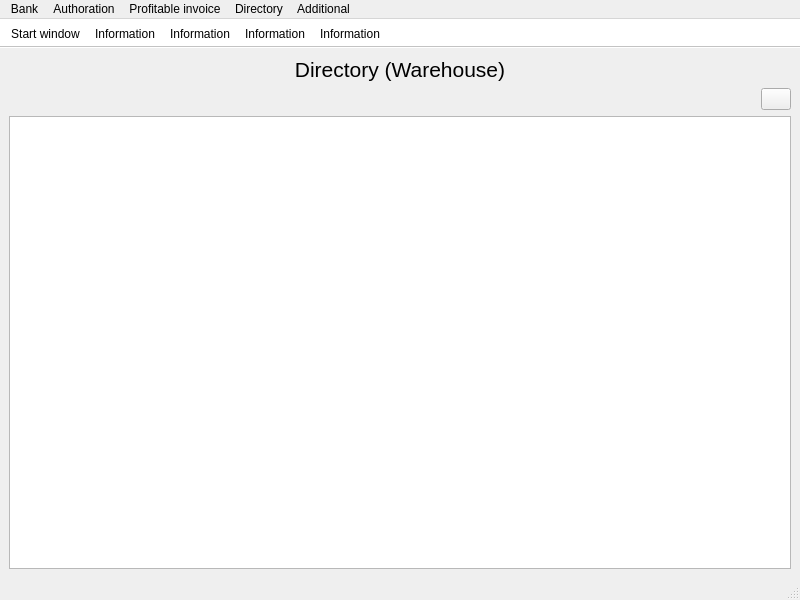
<?xml version="1.0" encoding="UTF-8"?>
<ui version="4.0">
 <class>Warehouse</class>
 <widget class="QMainWindow" name="Warehouse">
  <property name="geometry">
   <rect>
    <x>0</x>
    <y>0</y>
    <width>800</width>
    <height>600</height>
   </rect>
  </property>
  <property name="windowTitle">
   <string>Accounting system</string>
  </property>
  <widget class="QWidget" name="centralwidget">
   <layout class="QVBoxLayout" name="verticalLayout">
    <item>
     <widget class="QLabel" name="label">
      <property name="font">
       <font>
        <pointsize>16</pointsize>
       </font>
      </property>
      <property name="text">
       <string>Directory (Warehouse)</string>
      </property>
      <property name="alignment">
       <set>Qt::AlignCenter</set>
      </property>
     </widget>
    </item>
    <item>
     <layout class="QHBoxLayout" name="horizontalLayout_5">
      <item>
       <spacer name="horizontalSpacer_5">
        <property name="orientation">
         <enum>Qt::Horizontal</enum>
        </property>
        <property name="sizeHint" stdset="0">
         <size>
          <width>40</width>
          <height>20</height>
         </size>
        </property>
       </spacer>
      </item>
      <item>
       <widget class="QPushButton" name="pushButton_13">
        <property name="maximumSize">
         <size>
          <width>30</width>
          <height>30</height>
         </size>
        </property>
        <property name="text">
         <string/>
        </property>
        <property name="icon">
         <iconset resource="resource.qrc">
          <normaloff>:/image/res/menu/free-icon-font-refresh-3917293.png</normaloff>:/image/res/menu/free-icon-font-refresh-3917293.png</iconset>
        </property>
        <property name="iconSize">
         <size>
          <width>20</width>
          <height>20</height>
         </size>
        </property>
       </widget>
      </item>
     </layout>
    </item>
    <item>
     <widget class="QTableView" name="tableView"/>
    </item>
   </layout>
  </widget>
  <widget class="QMenuBar" name="menubar">
   <property name="geometry">
    <rect>
     <x>0</x>
     <y>0</y>
     <width>800</width>
     <height>26</height>
    </rect>
   </property>
   <widget class="QMenu" name="menuBank">
    <property name="title">
     <string>Bank</string>
    </property>
    <addaction name="actionInformation"/>
    <addaction name="actionAdd"/>
   </widget>
   <widget class="QMenu" name="menuAuthoration">
    <property name="title">
     <string>Authoration</string>
    </property>
    <addaction name="actionInformation_2"/>
   </widget>
   <widget class="QMenu" name="menuProfitable_invoice">
    <property name="title">
     <string>Profitable invoice</string>
    </property>
    <addaction name="actionInformation_3"/>
    <addaction name="actionAdd_2"/>
   </widget>
   <widget class="QMenu" name="menuDirectory">
    <property name="title">
     <string>Directory</string>
    </property>
    <addaction name="actionInformation_4"/>
   </widget>
   <widget class="QMenu" name="menuAddirional">
    <property name="title">
     <string>Additional</string>
    </property>
    <addaction name="actionStart_window"/>
   </widget>
   <addaction name="menuBank"/>
   <addaction name="menuAuthoration"/>
   <addaction name="menuProfitable_invoice"/>
   <addaction name="menuDirectory"/>
   <addaction name="menuAddirional"/>
  </widget>
  <widget class="QStatusBar" name="statusbar"/>
  <widget class="QToolBar" name="toolBar">
   <property name="windowTitle">
    <string>toolBar</string>
   </property>
   <property name="styleSheet">
    <string notr="true">background: white;</string>
   </property>
   <property name="movable">
    <bool>false</bool>
   </property>
   <attribute name="toolBarArea">
    <enum>TopToolBarArea</enum>
   </attribute>
   <attribute name="toolBarBreak">
    <bool>false</bool>
   </attribute>
   <addaction name="actionStart_window"/>
   <addaction name="actionInformation"/>
   <addaction name="actionInformation_2"/>
   <addaction name="actionInformation_3"/>
   <addaction name="actionInformation_4"/>
  </widget>
  <action name="actionInformation">
   <property name="icon">
    <iconset resource="resource.qrc">
     <normaloff>:/image/res/menu/bank (1).png</normaloff>:/image/res/menu/bank (1).png</iconset>
   </property>
   <property name="text">
    <string>Information</string>
   </property>
  </action>
  <action name="actionAdd">
   <property name="icon">
    <iconset resource="resource.qrc">
     <normaloff>:/image/res/menu/free-icon-add-8387523.png</normaloff>:/image/res/menu/free-icon-add-8387523.png</iconset>
   </property>
   <property name="text">
    <string>Add</string>
   </property>
  </action>
  <action name="actionInformation_2">
   <property name="icon">
    <iconset resource="resource.qrc">
     <normaloff>:/image/res/menu/authorization.png</normaloff>:/image/res/menu/authorization.png</iconset>
   </property>
   <property name="text">
    <string>Information</string>
   </property>
  </action>
  <action name="actionInformation_3">
   <property name="icon">
    <iconset resource="resource.qrc">
     <normaloff>:/image/res/menu/invoice.png</normaloff>:/image/res/menu/invoice.png</iconset>
   </property>
   <property name="text">
    <string>Information</string>
   </property>
  </action>
  <action name="actionAdd_2">
   <property name="icon">
    <iconset resource="resource.qrc">
     <normaloff>:/image/res/menu/free-icon-add-8387523.png</normaloff>:/image/res/menu/free-icon-add-8387523.png</iconset>
   </property>
   <property name="text">
    <string>Add</string>
   </property>
  </action>
  <action name="actionInformation_4">
   <property name="icon">
    <iconset resource="resource.qrc">
     <normaloff>:/image/res/menu/root-directory.png</normaloff>:/image/res/menu/root-directory.png</iconset>
   </property>
   <property name="text">
    <string>Information</string>
   </property>
  </action>
  <action name="actionStart_window">
   <property name="icon">
    <iconset resource="resource.qrc">
     <normaloff>:/image/res/menu/main-menu (1).png</normaloff>:/image/res/menu/main-menu (1).png</iconset>
   </property>
   <property name="text">
    <string>Start window</string>
   </property>
  </action>
 </widget>
 <resources>
  <include location="resource.qrc"/>
 </resources>
 <connections/>
</ui>
